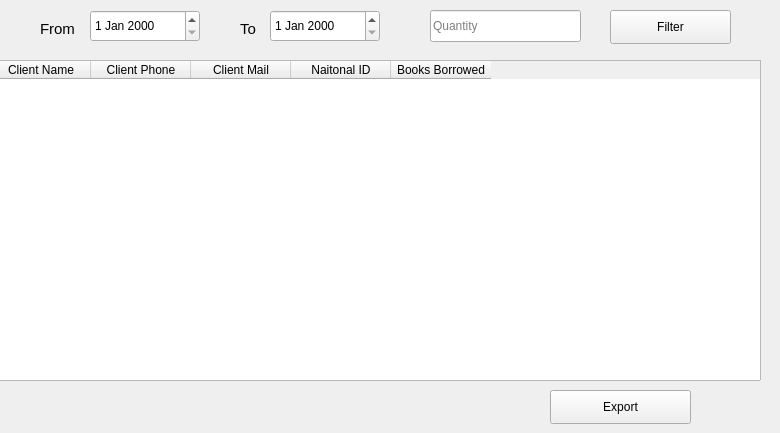
      <widget class="QWidget" name="tab_23">
       <attribute name="title">
        <string>Top Clients</string>
       </attribute>
       <widget class="QLabel" name="label_22">
        <property name="geometry">
         <rect>
          <x>240</x>
          <y>20</y>
          <width>58</width>
          <height>18</height>
         </rect>
        </property>
        <property name="font">
         <font>
          <pointsize>11</pointsize>
         </font>
        </property>
        <property name="text">
         <string>To</string>
        </property>
       </widget>
       <widget class="QLabel" name="label_23">
        <property name="geometry">
         <rect>
          <x>40</x>
          <y>20</y>
          <width>58</width>
          <height>18</height>
         </rect>
        </property>
        <property name="font">
         <font>
          <pointsize>11</pointsize>
         </font>
        </property>
        <property name="text">
         <string>From</string>
        </property>
       </widget>
       <widget class="QTableWidget" name="tableWidget_7">
        <property name="geometry">
         <rect>
          <x>-10</x>
          <y>60</y>
          <width>771</width>
          <height>321</height>
         </rect>
        </property>
        <column>
         <property name="text">
          <string>Client Name</string>
         </property>
        </column>
        <column>
         <property name="text">
          <string>Client Phone</string>
         </property>
        </column>
        <column>
         <property name="text">
          <string>Client Mail</string>
         </property>
        </column>
        <column>
         <property name="text">
          <string>Naitonal ID</string>
         </property>
        </column>
        <column>
         <property name="text">
          <string>Books Borrowed</string>
         </property>
        </column>
       </widget>
       <widget class="QDateEdit" name="dateEdit_3">
        <property name="geometry">
         <rect>
          <x>90</x>
          <y>10</y>
          <width>110</width>
          <height>32</height>
         </rect>
        </property>
       </widget>
       <widget class="QLineEdit" name="lineEdit_39">
        <property name="geometry">
         <rect>
          <x>430</x>
          <y>10</y>
          <width>151</width>
          <height>32</height>
         </rect>
        </property>
        <property name="placeholderText">
         <string>Quantity</string>
        </property>
       </widget>
       <widget class="QPushButton" name="pushButton_28">
        <property name="geometry">
         <rect>
          <x>610</x>
          <y>10</y>
          <width>121</width>
          <height>34</height>
         </rect>
        </property>
        <property name="text">
         <string>Filter</string>
        </property>
        <property name="icon">
         <iconset>
          <normaloff>icons/filter.png</normaloff>icons/filter.png</iconset>
        </property>
        <property name="iconSize">
         <size>
          <width>20</width>
          <height>20</height>
         </size>
        </property>
       </widget>
       <widget class="QDateEdit" name="dateEdit_4">
        <property name="geometry">
         <rect>
          <x>270</x>
          <y>10</y>
          <width>110</width>
          <height>32</height>
         </rect>
        </property>
       </widget>
       <widget class="QPushButton" name="pushButton_43">
        <property name="geometry">
         <rect>
          <x>550</x>
          <y>390</y>
          <width>141</width>
          <height>34</height>
         </rect>
        </property>
        <property name="text">
         <string>Export</string>
        </property>
        <property name="icon">
         <iconset>
          <normaloff>icons/export.png</normaloff>icons/export.png</iconset>
        </property>
        <property name="iconSize">
         <size>
          <width>20</width>
          <height>20</height>
         </size>
        </property>
       </widget>
      </widget>
